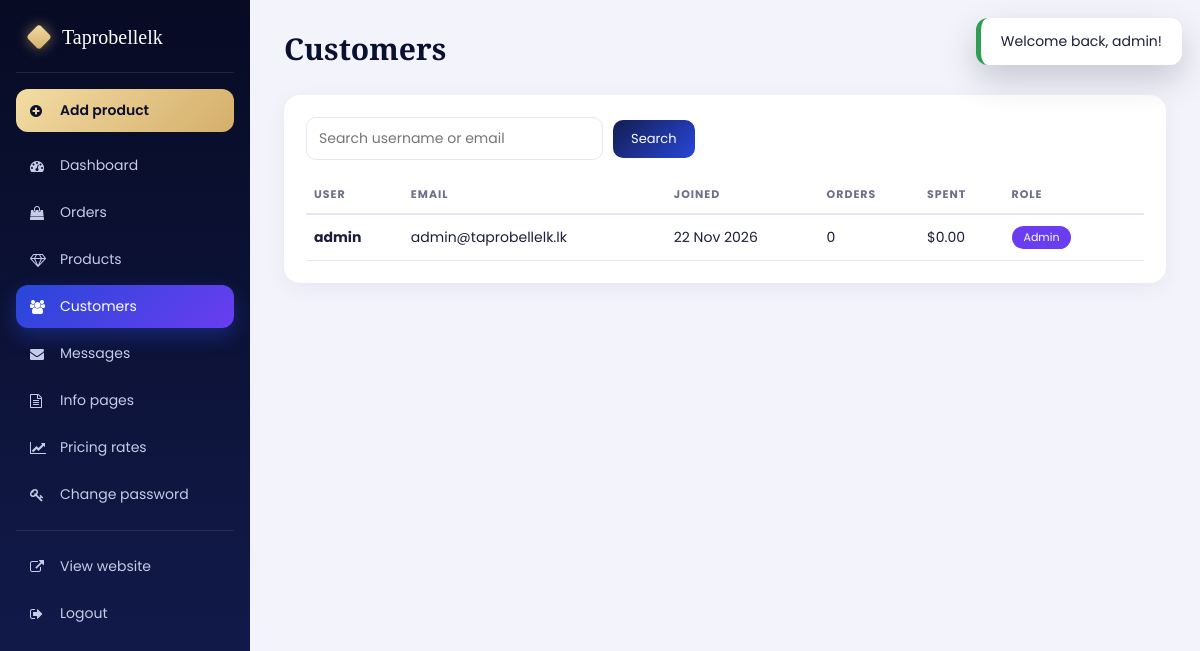
The page /admin/customers.php (signed in) on the database its author committed.
### tables this page shows
CREATE TABLE users (
  id INT AUTO_INCREMENT PRIMARY KEY,
  username VARCHAR(50) NOT NULL UNIQUE,
  email VARCHAR(120) NOT NULL UNIQUE,
  password_hash VARCHAR(255) NOT NULL,
  is_admin TINYINT(1) NOT NULL DEFAULT 0,
  created_at TIMESTAMP DEFAULT CURRENT_TIMESTAMP
);

### includes/functions.php (called while the page is built, shortened)
<?php
function e($s): string { return htmlspecialchars((string)$s, ENT_QUOTES, 'UTF-8'); }
function money($n): string { return '$' . number_format((float)$n, 2); }

### admin/customers.php (the view, shortened to what this page needs)
<?php
require __DIR__ . '/_layout.php';
$pdo = db();
$q = trim($_GET['q'] ?? '');
$st = $pdo->prepare("SELECT u.*, (SELECT COUNT(*) FROM orders WHERE user_id=u.id) n,
        (SELECT COALESCE(SUM(total),0) FROM orders WHERE user_id=u.id AND status IN ('paid','shipped')) spent
        FROM users u WHERE (u.username LIKE ? OR u.email LIKE ?) ORDER BY u.id DESC");
$st->execute(["%$q%", "%$q%"]); $rows = $st->fetchAll();
?>
<div class="panel">
    <form class="filters" method="get"><input type="text" name="q" placeholder="Search username or email" value="<?= e($q) ?>"><button class="btn">Search</button></form>
    <table><tr><th>User</th><th>Email</th><th>Joined</th><th>Orders</th><th>Spent</th><th>Role</th><th></th></tr>
    <?php foreach ($rows as $u): ?>
    <tr><td><b><?= e($u['username']) ?></b></td><td><?= e($u['email']) ?></td><td><?= e(date('d M Y', strtotime($u['created_at']))) ?></td>
        <td><?= (int)$u['n'] ?></td><td><?= money($u['spent']) ?></td>
        <td><span class="badge <?= $u['is_admin'] ? 'admin' : '' ?>"><?= $u['is_admin'] ? 'Admin' : 'Customer' ?></span></td>
        <td><?php if ((int)$u['id'] !== (int)$admin['id']): ?><form method="post"><?= csrf_field() ?><input type="hidden" name="id" value="<?= (int)$u['id'] ?>">
            <button class="btn sm ghost" onclick="return confirm('<?= $u['is_admin'] ? 'Remove admin access?' : 'Give this user FULL admin access?' ?>')"><?= $u['is_admin'] ? 'Remove admin' : 'Make admin' ?></button></form><?php endif; ?></td></tr>
    <?php endforeach; ?></table>
</div>

### assets/admin.css (style rules this page uses)
:root { --navy:#0a1030;--navy2:#141d52;--sapphire:#2747d8;--violet:#6a3df0;--gold:#d4af6a;--gold2:#f3dca3;--rose:#ff6b8a;--bg:#f3f4fb;--ink:#1b1f3a;--muted:#6a6f8a;--line:#e4e6f3;--ok:#2e9e55;--warn:#e0a100;--bad:#d6405a }
* { box-sizing:border-box;margin:0;padding:0 }
body { font-family:'Poppins',sans-serif;background:var(--bg);color:var(--ink);font-size:14px }
.panel { background:#fff;border-radius:16px;padding:22px;box-shadow:0 6px 20px rgba(10,16,48,.06);margin-bottom:24px;overflow-x:auto }
table { width:100%;border-collapse:collapse }
th { text-align:left;font-size:11px;letter-spacing:1px;text-transform:uppercase;color:var(--muted);padding:10px 8px;border-bottom:2px solid var(--line);white-space:nowrap }
td { padding:11px 8px;border-bottom:1px solid var(--line);vertical-align:middle }
.badge { display:inline-block;padding:3px 12px;border-radius:20px;font-size:11px;color:#fff;background:#999;text-transform:capitalize }
.badge.admin { background:var(--violet) }
.btn { display:inline-block;background:linear-gradient(135deg,var(--navy2),var(--sapphire));color:#fff;border:none;border-radius:10px;padding:9px 18px;font-family:inherit;font-size:13px;cursor:pointer;text-decoration:none;transition:.3s }
input,select,textarea { font-family:inherit;font-size:14px;padding:10px 12px;border:1.5px solid var(--line);border-radius:10px;width:100%;background:#fff;transition:.25s }
.filters { display:flex;gap:10px;flex-wrap:wrap;margin-bottom:16px;align-items:center }
.filters input,.filters select { width:auto;min-width:160px }

### rows shown on the page
users: username "admin", email "admin@taprobellelk.lk", created_at "22 Nov 2026", n "0", spent "$0.00", is_admin "Admin"

### other values the page prints
$label "Dashboard"
$label "Orders"
$label "Products"
$label "Customers"
$label "Messages"
$label "Info pages"
$label "Pricing rates"
$label "Change password"
$title "Customers"
$m "Welcome back, admin!"
